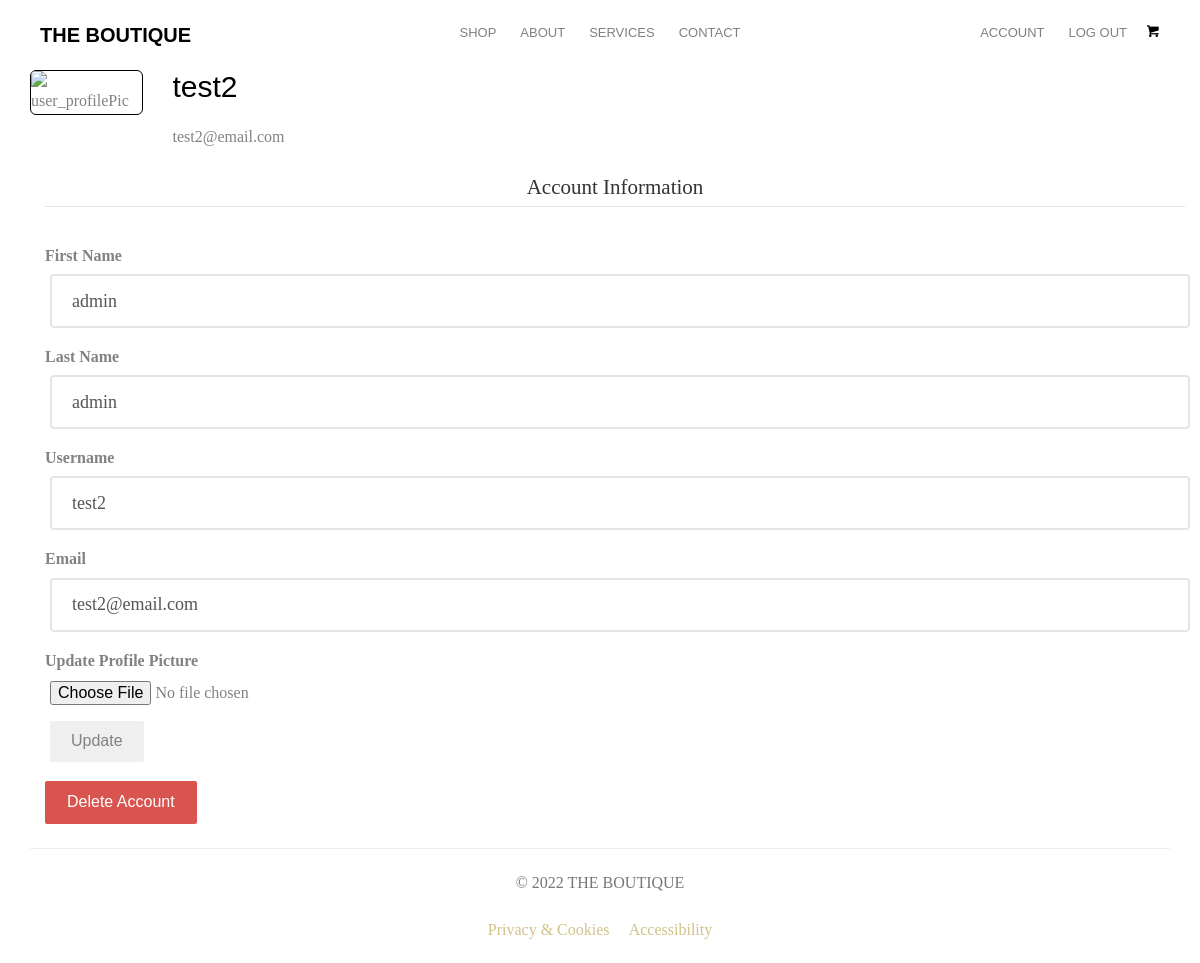
The app's page /account (signed in) with its own data.
### ecommercesite/database.py (models this page shows, shortened)
class User(db.Model, UserMixin):
    __tablename__ = 'user'
    id = db.Column(db.Integer, primary_key=True)
    type = db.Column(db.String(20))
    first_name = db.Column(db.String(30), nullable=False)
    last_name = db.Column(db.String(30), nullable=False)
    username = db.Column(db.String(30), nullable=False, unique=True)
    email = db.Column(db.String(100), nullable=False, unique=True)
    password = db.Column(db.String(60), nullable=False)
    role = db.Column(db.String(10), nullable=False, default='user')
    image_file = db.Column(db.String(20), nullable=False, default='defaultpfp.jpg')
    email_verification = db.Column(db.Boolean(), nullable=False, default=False)
    otp_secret = db.Column(db.String(16))
    attempts = db.Column(db.Integer, nullable=False, default=0)
    __mapper_args__ = {
        'polymorphic_on':type,
        'polymorphic_identity':'user'
    }

class Staff(User):
    pass
    __mapper_args__ = {
        'polymorphic_identity':'staff'
    }

### ecommercesite/routes.py (the view)
@app.route('/account', methods=['GET', 'POST'])
@login_required
def account():
    form = UpdateUserAccountForm()
    if form.validate_on_submit():
        if form.picture.data:
            picture_file = save_picture(form.picture.data, current_user.image_file)
            current_user.image_file = picture_file
        current_user.first_name = form.first_name.data
        current_user.last_name = form.last_name.data
        current_user.username = form.username.data
        current_user.email = form.email.data
        db.session.commit()
        flash('Your account has been updated.', 'success')
        return redirect(url_for('account'))
    elif request.method == 'GET':
        form.first_name.data = current_user.first_name
        form.last_name.data = current_user.last_name
        form.username.data = current_user.username
        form.email.data = current_user.email
    image_file = url_for('static', filename='profile_pics/' + current_user.image_file)
    return render_template('account.html', title='Account', image_file=image_file, form=form)

### ecommercesite/forms.py (shortened to what this page needs)
class UpdateUserAccountForm(FlaskForm):
    first_name = StringField('First Name', validators=[DataRequired(), Regexp('^[ a-zA-Z]+$', message='Enter alphabets only')])
    last_name = StringField('Last Name', validators=[DataRequired(), Regexp('^[ a-zA-Z]+$', message='Enter alphabets only')])
    picture = FileField('Update Profile Picture', validators=[FileAllowed(['jpg', 'png', 'jpeg'])])
    username =  StringField('Username', validators=[DataRequired(), Length(min=2, max=20), Regexp('^[a-zA-Z0-9_\d-]*$', message='Only alphabets, numbers, dash and underscore allowed')])
    email = StringField('Email', validators=[DataRequired(), Email()])
    submit = SubmitField('Update')

### ecommercesite/database.py (called while the page is built)
@login_manager.user_loader
def load_user(user_id):
    return User.query.get(int(user_id))

### ecommercesite/templates/account.html (shortened to what this page needs)
{% extends 'layout.html' %}
{% block content %}
<div class="container">
    <div class="card mb-3" style="max-width: 540px;">
        <div class="row g-0">
            <div class="col-md-3 image">
                <img src="{{ image_file }}" class="img-responsive img-rounded" style="border: 1px solid black;" alt="user_profilePic">
            </div>
            <div class="col-md-9">
                <div class="card-body ms-2">
                    <h2 class="account-heading">{{ current_user.username }}</h2>
                    <p>{{ current_user.email }}</p>
                </div>
            </div>
        </div>
    </div>
    <div class='container'>
        <form method="POST", action='' enctype="multipart/form-data" novalidate>
            <fieldset class="form-group">
                <legend class='text-center'>Account Information</legend>
            </fieldset>
            <div class='form-group mb-3'>
                {{ form.first_name.label(class='form-control-label') }}
                {% if form.first_name.errors %}
                    {{ form.first_name(class="form-control form-control-lg is-invalid") }}
                    <div class="invalid-feedback">
                        {% for error in form.first_name.errors %}
                            <span>{{ error }}</span>
                        {% endfor %}
                            </div>
                {% else %}
                    {{ form.first_name(class="form-control form-control-lg") }}
                {% endif %}
            </div>
            <div class='form-group mb-3'>
                {{ form.last_name.label(class='form-control-label') }}
                {% if form.last_name.errors %}
                    {{ form.last_name(class="form-control form-control-lg is-invalid") }}
                    <div class="invalid-feedback">
                        {% for error in form.last_name.errors %}
                            <span>{{ error }}</span>
                        {% endfor %}
                            </div>
                {% else %}
                    {{ form.last_name(class="form-control form-control-lg") }}
                {% endif %}
            </div>
            <div class='form-group mb-3'>
                {{ form.username.label(class='form-control-label') }}
                {% if form.username.errors %}
                    {{ form.username(class="form-control form-control-lg is-invalid") }}
                    <div class="invalid-feedback">
                        {% for error in form.username.errors %}
                            <span>{{ error }}</span>
                        {% endfor %}
                            </div>
                {% else %}
                    {{ form.username(class="form-control form-control-lg") }}
                {% endif %}
            </div>
            <div class='form-group mb-3'>
                {{ form.email.label(class='form-control-label') }}
                {% if form.email.errors %}
                    {{ form.email(class="form-control form-control-lg is-invalid") }}
                    <div class="invalid-feedback">
                        {% for error in form.email.errors %}
                            <span>{{ error }}</span>
                        {% endfor %}
                            </div>
                {% else %}
                    {{ form.email(class="form-control form-control-lg") }}
                {% endif %}
            </div>
            <div class='form-group mb-3'>
                {{ form.picture.label }}
                {{ form.picture(class='form-control-file') }}
            </div>
            <div class="form-group mb-3">
                {{ form.submit(class='btn btn-outline-info') }}
            </div>
        </form>
    </div>
    <div class="container">
        <button type='button' class="btn btn-danger" data-toggle="modal" data-target="#deleteModal">Delete Account</button>
    </div>
</div>
{% endblock content %}

### ecommercesite/static/style.css (style rules this page uses)
body { font-family: "Playfair Display", serif; font-weight: 400; font-size: 16px; line-height: 1.7; color: #828282; background: #fff; }
p { margin-bottom: 20px; }
h1, h2, h3, h4, h5, h6, figure { color: #000; font-family: "Montserrat", Arial, sans-serif; font-weight: 400; margin: 0 0 20px 0; }
.btn { margin-right: 4px; margin-bottom: 4px; font-family: "Montserrat", Arial, sans-serif; font-size: 16px; font-weight: 400; -webkit-border-radius: 2px; -moz-border-radius: 2px; -ms-border-radius: 2px; border-radius: 2px; -webkit-transition: 0.5s; -o-transition: 0.5s; transition: 0.5s; padding: 8px 20px; }
.btn-danger { background: #d9534f; color: #fff; border: 2px solid #d9534f; }
.form-control { box-shadow: none; background: transparent; border: 2px solid rgba(0, 0, 0, 0.1); height: 54px; font-size: 18px; font-weight: 300; }
.image { overflow:hidden; }
.image img { width:auto; max-width:auto }
input { margin: 0 0.5rem 0 0.5rem; }

### records on screen
Staff: username "test2", email "test2@email.com", first_name "admin", last_name "admin"
